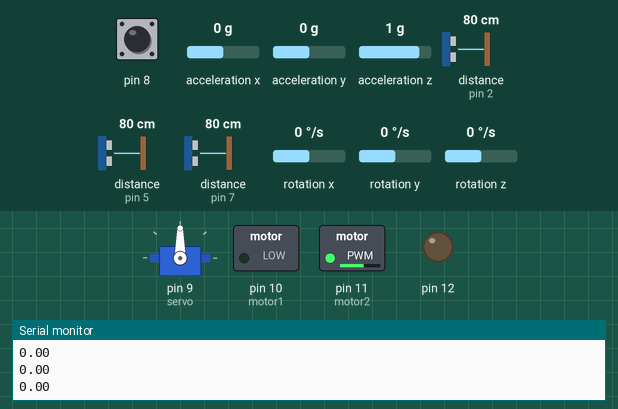
Bench run of a sketch on a simulated Arduino Uno, built with avr-gcc and run on an emulated ATmega328P. Parts: servo, switched loads named in the sketch (green lamp = pin HIGH), output pins drawn as LEDs (lit = HIGH), the last lines printed to the serial monitor. Inputs (shaded band) come from the test bench; at power-on: rotation z 0 °/s, distance to the obstacle (sensors on pin 2, pin 5, pin 7) 80 cm, pin 8 HIGH, acceleration x 0 g, acceleration y 0 g, acceleration z 1 g, rotation x 0 °/s, rotation y 0 °/s.

Above: at 13.2 s.
13.3 s: rotation z set to -100 °/s
At 14.6 s:
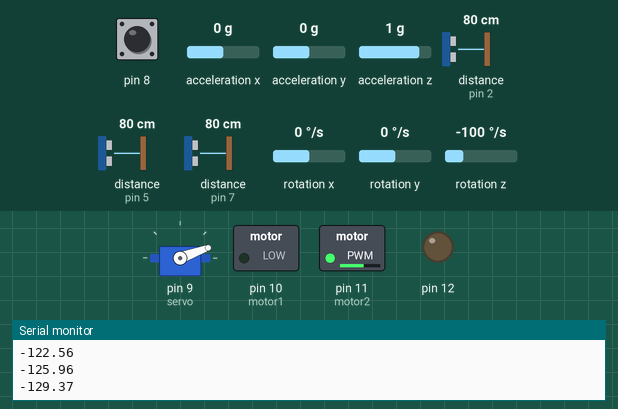
15.1 s: rotation z set to 100 °/s
At 17.28 s:
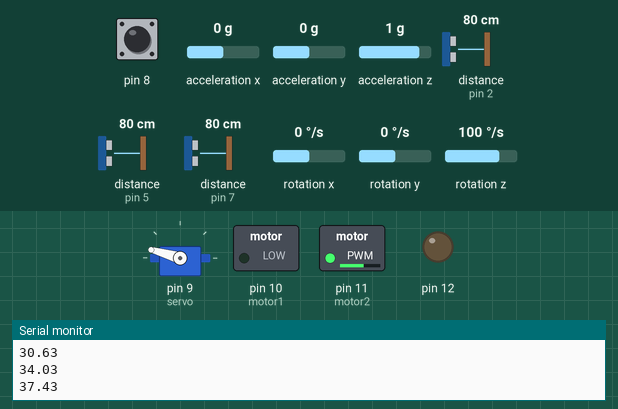
At 17.9 s:
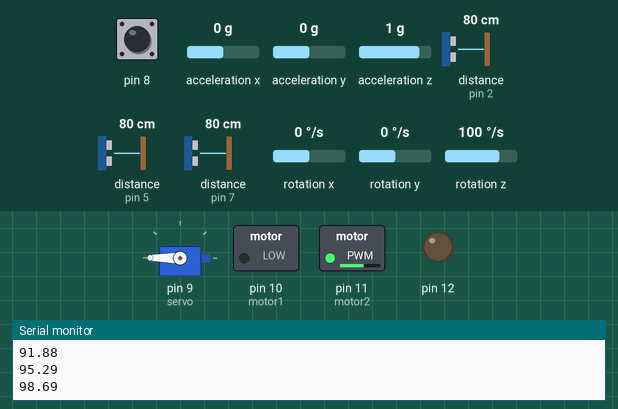
18.1 s: rotation z set to 192 °/s
21.1 s: distance to the obstacle (sensor on pin 2) set to 120 cm
Timing chart, 0 to 25.0 s (numbered marks = the images above; inputs shaded):
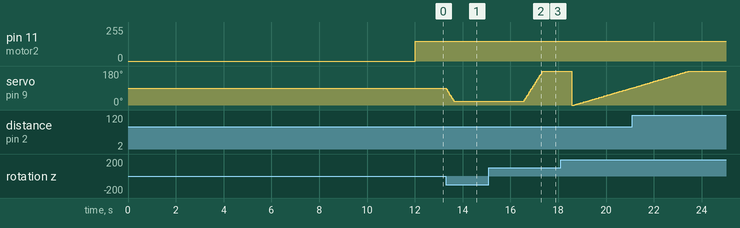

Measured:
- after the input at 13.3 s, servo on pin 9 (servo): moves from 90° to 20° over 0.34 s, starting at once
- after the input at 15.1 s, servo on pin 9 (servo): moves from 20° to 180° over 0.82 s, starting after 1.5 s

The sketch:

main2.ino
```cpp
#include <Servo.h>
#include <HCSR04.h>
#include "Wire.h"
#include <MPU6050_light.h>

MPU6050 mpu(Wire);
UltraSonicDistanceSensor ultra_r(4, 5);
UltraSonicDistanceSensor ultra_c(3, 2);
UltraSonicDistanceSensor ultra_l(6, 7);
Servo servo_1;
int servo = 9;
int motor1 = 10;
int motor2 = 11;

int middle_servo = 90;

float wall_c = 0;
int state = 0;
int side = 0;
long timer = 0;
int target_angle = 0;
float a;
float error;
float correction;
int servo_position;
float straught_distance,c,r,l;
float right_distance;

void setup() {
    pinMode(motor1, OUTPUT);
    pinMode(motor2, OUTPUT);
    Serial.begin(9600);
    servo_1.attach(servo);
    Wire.begin();
    servo_1.write(middle_servo);
    Serial.println("calibrate servo");
    delay(10000);
    byte status = mpu.begin();
    Serial.print(F("MPU6050 status: "));
    Serial.println(status);
    while(status!=0){ } // stop everything if could not connect to MPU6050
    Serial.println(F("Calculating offsets, do not move MPU6050"));
    delay(1000);
    mpu.calcOffsets(true,true); // gyro and accelero
    Serial.println("Done!\n");
    for (int i=0; i != 3; i++){right_distance = right_distance + ultra_r.measureDistanceCm();}
        right_distance = right_distance/3;
        pinMode(8, INPUT);
    pinMode(12, OUTPUT);
    while (digitalRead(8) == LOW){digitalWrite(12,HIGH);}
    digitalWrite(12,LOW);

}

void loop() {
  analogWrite(motor1, 0);
  analogWrite(motor2, 150);
  mpu.update();


  Serial.println(mpu.getAngleZ());


  error = mpu.getAngleZ()- target_angle;
  correction = middle_servo + (error*2);
  correction +=  wall_c;

  if (correction <= 20){correction = 20;}
  servo_1.write(correction );
  straught_distance = 0;

  for (int i=0; i != 3; i++){straught_distance = straught_distance + ultra_c.measureDistanceCm();}
  straught_distance = straught_distance/3;

  c = ultra_c.measureDistanceCm();
  r = ultra_r.measureDistanceCm();
  l = ultra_l.measureDistanceCm();
  if (r <= 10 && r >= 5){wall_c = -130/r;}
  else if (l <= 10 && l >= 5){wall_c = 130/l;}
  else{wall_c = 0;}
  if (straught_distance <= 70 && straught_distance >= 5 && c<=70 && c>=5 && millis()-timer >=2000 &&abs(mpu.getAngleZ()- target_angle)<=20  ){
    if (state == 0){
      right_distance = 0;
      for (int i=0; i != 3; i++){right_distance = right_distance + r;}
        right_distance = right_distance/3;
      if (right_distance <= 120 && right_distance >= 5 && r <= 120 && r>=5){side = -1;}
      else{side = -1;}
      state = 1;
    }
    if (side == 1){target_angle = target_angle - 90;Serial.println("right");}
    else if (side == -1){target_angle = target_angle + 90;Serial.println("left");}
    timer = millis();
  }


}
```
